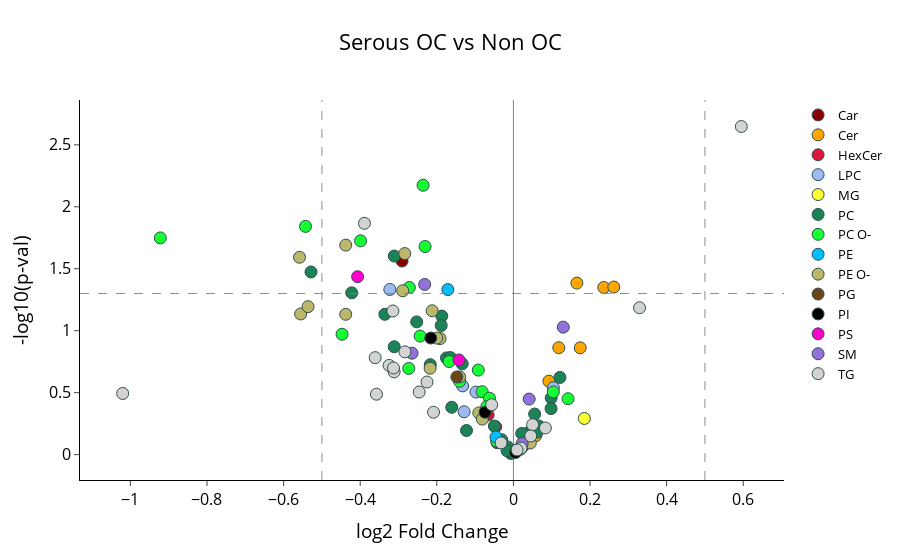

Notebook source saved alongside this figure:
### Code cell
fig = go.Figure()

trace1 = go.Scatter(
 x=car['Log2_FC'],
 y=car['negative_log_pval'],
 mode='markers',
 name='Car',
 hovertext=list(vol_serous.index),
 marker_color ='darkred', 
 marker_line = dict(width =1, color ='DarkSlateGrey')
)

trace2 = go.Scatter(
 x=cer['Log2_FC'],
 y=cer['negative_log_pval'],
 mode='markers',
 name='Cer',
 hovertext=list(vol_serous.index),
 marker_color ='orange', 
    marker_line = dict(width =1, color ='DarkSlateGrey')
)

trace3 = go.Scatter(
 x=HexCer['Log2_FC'],
 y=HexCer['negative_log_pval'],
 mode='markers',
 name='HexCer',
 hovertext=list(vol_serous.index),
 marker_color = 'crimson',
    marker_line = dict(width =1, color ='DarkSlateGrey')
)

trace4 = go.Scatter(
 x=LPC['Log2_FC'],
 y=LPC['negative_log_pval'],
 mode='markers',
 name='LPC',
 hovertext=list(vol_serous.index),
 marker_color = 'rgb(158,185,243)',
    marker_line = dict(width =1, color ='DarkSlateGrey')
)

trace5 = go.Scatter(
 x=MG['Log2_FC'],
 y=MG['negative_log_pval'],
 mode='markers',
 name='MG',
 hovertext=list(vol_serous.index),
 marker_color = 'rgb(255,255,51)',
    marker_line = dict(width =1, color ='DarkSlateGrey')
)

trace6 = go.Scatter(
 x=PC['Log2_FC'],
 y=PC['negative_log_pval'],
 mode='markers',
 name='PC',
 hovertext=list(vol_serous.index),
 marker_color =  '#1C8356',
    marker_line = dict(width =1, color ='DarkSlateGrey')
)

trace7 = go.Scatter(
 x=PC_O['Log2_FC'],
 y=PC_O['negative_log_pval'],
 mode='markers',
 name='PC O-',
 hovertext=list(vol_serous.index),
 marker_color = '#16FF32',
    marker_line = dict(width =1, color ='DarkSlateGrey')
)

#trace8 = go.Scatter(
# x=PC_P['Log2_FC'],
 #y=PC_P['negative_log_pval'],
# mode='markers',
 #name='PC P-',
 #hovertext=list(vol_serous.index),
 #marker_color = '#511CFB',
    #marker_line = dict(width =1, color ='DarkSlateGrey')
#)

trace9 = go.Scatter(
 x=PE['Log2_FC'],
 y=PE['negative_log_pval'],
 mode='markers',
 name='PE',
 hovertext=list(vol_serous.index),
 marker_color = 'deepskyblue',
    marker_line = dict(width =1, color ='DarkSlateGrey')
)

trace10 = go.Scatter(
 x=PE_O['Log2_FC'],
 y=PE_O['negative_log_pval'],
 mode='markers',
 name='PE O-',
 hovertext=list(vol_serous.index),
 marker_color = 'darkkhaki',
    marker_line = dict(width =1, color ='DarkSlateGrey')
)


trace11 = go.Scatter(
 x=PG['Log2_FC'],
 y=PG['negative_log_pval'],
 mode='markers',
 name='PG',
 hovertext=list(vol_serous.index),
     marker_color = '#6C4516',
    marker_line = dict(width =1, color ='DarkSlateGrey')
)

trace12 = go.Scatter(
 x=PI['Log2_FC'],
 y=PI['negative_log_pval'],
 mode='markers',
 name='PI',
 hovertext=list(vol_serous.index),
    marker_color = 'black',
    marker_line = dict(width =1, color ='DarkSlateGrey')
)

trace13 = go.Scatter(
 x=PS['Log2_FC'],
 y=PS['negative_log_pval'],
 mode='markers',
 name='PS',
 hovertext=list(vol_serous.index),
    marker_color = '#FE00CE',
    marker_line = dict(width =1, color ='DarkSlateGrey')
)

trace14 = go.Scatter(
 x=SM['Log2_FC'],
 y=SM['negative_log_pval'],
 mode='markers',
 name='SM',
 hovertext=list(vol_serous.index), 
    marker_color = 'mediumpurple',
    marker_line = dict(width =1, color ='DarkSlateGrey')
)

trace15 = go.Scatter(
 x=TG['Log2_FC'],
 y=TG['negative_log_pval'],
 mode='markers',
 name='TG',
 hovertext=list(vol_serous.index),
    marker_color = 'lightgrey',
    marker_line = dict(width =1, color ='DarkSlateGrey')
)

fig.add_trace(trace1)
fig.add_trace(trace2)
fig.add_trace(trace3)
fig.add_trace(trace4)
fig.add_trace(trace5)
fig.add_trace(trace6)
fig.add_trace(trace7)
#fig.add_trace(trace8)
fig.add_trace(trace9)
fig.add_trace(trace10)
fig.add_trace(trace11)
fig.add_trace(trace12)
fig.add_trace(trace13)
fig.add_trace(trace14)
fig.add_trace(trace15)


fig.update_layout(title='Serous OC vs Non OC', title_x = 0.5,paper_bgcolor = 'rgba(0,0,0,0)', plot_bgcolor = 'rgba(0, 0, 0, 0)', autosize = False)
fig.update_yaxes(title ='-log10(p-val)', ticks ='outside', linewidth = 1, linecolor ='black')
fig.update_xaxes(title =' log2 Fold Change', ticks ='outside', linewidth = 1, linecolor ='black' )
fig.update_xaxes(zeroline=True, zerolinewidth=1, zerolinecolor='grey')
fig.add_hline(y=1.3, line_width = 0.9, line_color = 'grey', line_dash = 'dash')
fig.add_vline(x=0.5, line_width = 0.9, line_color = 'grey', line_dash = 'dash')
fig.add_vline(x=-0.5, line_width = 0.9, line_color = 'grey', line_dash = 'dash')
fig.update_traces(marker_size=12)
fig.update_layout(legend_font_size= 13)
fig.update_layout(font_size=16, font_color ='black')

   
#save_location = 'C:/Users/ssah9/Downloads/updated files/figures/volcano_early.svg'
#save_location = 'C:/Users/samyu/9_20_22 data/updated files 9_27_22/figures/volcano_early.svg'
#save_location = 'C:/Users/samyu/9_20_22 data/updated files 9_27_22/autoscaled training and test set/wo braca/autoscaled/Figures/volcano_early.svg'

save_location = ('C:/Users/samyu/9_20_22 data/updated files 9_27_22/autoscaled training and test set/wo braca/autoscaled/RF features lipid class/vol plot data/figure volcano/vol_serous_updated.svg')
fig.write_image(save_location)
fig.show();

### Figure 1 — Plotly figure (JSON) as saved in the notebook; plotly's stock layout.template omitted (floating-point values rounded to 4 significant figures)
{"data": [{"hovertext": ["0", "1", "2", "3", "4", "5", "6", "7", "8", "9", "10", "11", "12", "13", "14", "15", "16", "17", "18", "19", "20", "21", "22", "23", "24", "25", "26", "27", "28", "29", "30", "31", "32", "33", "34", "35", "36", "37", "38", "39", "40", "41", "42", "43", "44", "45", "46", "47", "48", "49", "50", "51", "52", "53", "54", "55", "56", "57", "58", "59", "60", "61", "62", "63", "64", "65", "66", "67", "68", "69", "70", "71", "72", "73", "74", "75", "76", "77", "78", "79", "80", "81", "82", "83", "84", "85", "86", "87", "88", "89", "90", "91", "92", "93", "94", "95", "96", "97", "98", "99", "100", "101", "102", "103", "104", "105", "106", "107", "108", "109", "110", "111", "112", "113", "114", "115", "116", "117", "118", "119"], "marker": {"color": "darkred", "line": {"color": "DarkSlateGrey", "width": 1}, "size": 12}, "mode": "markers", "name": "Car", "type": "scatter", "x": [-0.2907], "y": [1.562]}, {"hovertext": ["0", "1", "2", "3", "4", "5", "6", "7", "8", "9", "10", "11", "12", "13", "14", "15", "16", "17", "18", "19", "20", "21", "22", "23", "24", "25", "26", "27", "28", "29", "30", "31", "32", "33", "34", "35", "36", "37", "38", "39", "40", "41", "42", "43", "44", "45", "46", "47", "48", "49", "50", "51", "52", "53", "54", "55", "56", "57", "58", "59", "60", "61", "62", "63", "64", "65", "66", "67", "68", "69", "70", "71", "72", "73", "74", "75", "76", "77", "78", "79", "80", "81", "82", "83", "84", "85", "86", "87", "88", "89", "90", "91", "92", "93", "94", "95", "96", "97", "98", "99", "100", "101", "102", "103", "104", "105", "106", "107", "108", "109", "110", "111", "112", "113", "114", "115", "116", "117", "118", "119"], "marker": {"color": "orange", "line": {"color": "DarkSlateGrey", "width": 1}, "size": 12}, "mode": "markers", "name": "Cer", "type": "scatter", "x": [0.03272, 0.02718, 0.05827, 0.09254, 0.1185, 0.1657, 0.2359, 0.1744, 0.262], "y": [0.1661, 0.08792, 0.1529, 0.5929, 0.8629, 1.384, 1.349, 0.8619, 1.352]}, {"hovertext": ["0", "1", "2", "3", "4", "5", "6", "7", "8", "9", "10", "11", "12", "13", "14", "15", "16", "17", "18", "19", "20", "21", "22", "23", "24", "25", "26", "27", "28", "29", "30", "31", "32", "33", "34", "35", "36", "37", "38", "39", "40", "41", "42", "43", "44", "45", "46", "47", "48", "49", "50", "51", "52", "53", "54", "55", "56", "57", "58", "59", "60", "61", "62", "63", "64", "65", "66", "67", "68", "69", "70", "71", "72", "73", "74", "75", "76", "77", "78", "79", "80", "81", "82", "83", "84", "85", "86", "87", "88", "89", "90", "91", "92", "93", "94", "95", "96", "97", "98", "99", "100", "101", "102", "103", "104", "105", "106", "107", "108", "109", "110", "111", "112", "113", "114", "115", "116", "117", "118", "119"], "marker": {"color": "crimson", "line": {"color": "DarkSlateGrey", "width": 1}, "size": 12}, "mode": "markers", "name": "HexCer", "type": "scatter", "x": [-0.04617, -0.066], "y": [0.2239, 0.3206]}, {"hovertext": ["0", "1", "2", "3", "4", "5", "6", "7", "8", "9", "10", "11", "12", "13", "14", "15", "16", "17", "18", "19", "20", "21", "22", "23", "24", "25", "26", "27", "28", "29", "30", "31", "32", "33", "34", "35", "36", "37", "38", "39", "40", "41", "42", "43", "44", "45", "46", "47", "48", "49", "50", "51", "52", "53", "54", "55", "56", "57", "58", "59", "60", "61", "62", "63", "64", "65", "66", "67", "68", "69", "70", "71", "72", "73", "74", "75", "76", "77", "78", "79", "80", "81", "82", "83", "84", "85", "86", "87", "88", "89", "90", "91", "92", "93", "94", "95", "96", "97", "98", "99", "100", "101", "102", "103", "104", "105", "106", "107", "108", "109", "110", "111", "112", "113", "114", "115", "116", "117", "118", "119"], "marker": {"color": "rgb(158,185,243)", "line": {"color": "DarkSlateGrey", "width": 1}, "size": 12}, "mode": "markers", "name": "LPC", "type": "scatter", "x": [-0.3226, -0.1287, 0.1043, -0.09784, -0.1326, -0.006181], "y": [1.333, 0.3457, 0.5396, 0.505, 0.5547, 0.03582]}, {"hovertext": ["0", "1", "2", "3", "4", "5", "6", "7", "8", "9", "10", "11", "12", "13", "14", "15", "16", "17", "18", "19", "20", "21", "22", "23", "24", "25", "26", "27", "28", "29", "30", "31", "32", "33", "34", "35", "36", "37", "38", "39", "40", "41", "42", "43", "44", "45", "46", "47", "48", "49", "50", "51", "52", "53", "54", "55", "56", "57", "58", "59", "60", "61", "62", "63", "64", "65", "66", "67", "68", "69", "70", "71", "72", "73", "74", "75", "76", "77", "78", "79", "80", "81", "82", "83", "84", "85", "86", "87", "88", "89", "90", "91", "92", "93", "94", "95", "96", "97", "98", "99", "100", "101", "102", "103", "104", "105", "106", "107", "108", "109", "110", "111", "112", "113", "114", "115", "116", "117", "118", "119"], "marker": {"color": "rgb(255,255,51)", "line": {"color": "DarkSlateGrey", "width": 1}, "size": 12}, "mode": "markers", "name": "MG", "type": "scatter", "x": [0.1852], "y": [0.2919]}, {"hovertext": ["0", "1", "2", "3", "4", "5", "6", "7", "8", "9", "10", "11", "12", "13", "14", "15", "16", "17", "18", "19", "20", "21", "22", "23", "24", "25", "26", "27", "28", "29", "30", "31", "32", "33", "34", "35", "36", "37", "38", "39", "40", "41", "42", "43", "44", "45", "46", "47", "48", "49", "50", "51", "52", "53", "54", "55", "56", "57", "58", "59", "60", "61", "62", "63", "64", "65", "66", "67", "68", "69", "70", "71", "72", "73", "74", "75", "76", "77", "78", "79", "80", "81", "82", "83", "84", "85", "86", "87", "88", "89", "90", "91", "92", "93", "94", "95", "96", "97", "98", "99", "100", "101", "102", "103", "104", "105", "106", "107", "108", "109", "110", "111", "112", "113", "114", "115", "116", "117", "118", "119"], "marker": {"color": "#1C8356", "line": {"color": "DarkSlateGrey", "width": 1}, "size": 12}, "mode": "markers", "name": "PC", "type": "scatter", "x": [-0.3357, -0.3111, -0.1337, -0.04965, -0.01481, -0.3112, 0.03624, -0.4221, -0.03051, -0.5284, 0.09866, -0.006346, -0.187, 0.1215, 0.04038, -0.1747, 0.06591, 0.09823, -0.009527, -0.1225, 0.06175, 0.05546, -0.161, -0.04224, -0.03924, 0.02357, -0.01674, -0.2526, -0.217, -0.1886, -0.1648, 0.0216], "y": [1.132, 1.602, 0.7326, 0.2304, 0.06202, 0.8703, 0.1722, 1.306, 0.1203, 1.474, 0.457, 0.009029, 1.118, 0.6227, 0.1393, 0.7804, 0.2318, 0.3716, 0.02227, 0.1948, 0.1802, 0.3273, 0.3819, 0.09573, 0.1009, 0.06087, 0.03169, 1.071, 0.726, 1.042, 0.7836, 0.1709]}, {"hovertext": ["0", "1", "2", "3", "4", "5", "6", "7", "8", "9", "10", "11", "12", "13", "14", "15", "16", "17", "18", "19", "20", "21", "22", "23", "24", "25", "26", "27", "28", "29", "30", "31", "32", "33", "34", "35", "36", "37", "38", "39", "40", "41", "42", "43", "44", "45", "46", "47", "48", "49", "50", "51", "52", "53", "54", "55", "56", "57", "58", "59", "60", "61", "62", "63", "64", "65", "66", "67", "68", "69", "70", "71", "72", "73", "74", "75", "76", "77", "78", "79", "80", "81", "82", "83", "84", "85", "86", "87", "88", "89", "90", "91", "92", "93", "94", "95", "96", "97", "98", "99", "100", "101", "102", "103", "104", "105", "106", "107", "108", "109", "110", "111", "112", "113", "114", "115", "116", "117", "118", "119"], "marker": {"color": "#16FF32", "line": {"color": "DarkSlateGrey", "width": 1}, "size": 12}, "mode": "markers", "name": "PC O-", "type": "scatter", "x": [-0.2306, -0.4473, -0.2358, -0.922, -0.08168, -0.5428, -0.1677, -0.3991, 0.1426, 0.008734, -0.2435, -0.2733, 0.1042, -0.1407, -0.06249, -0.06939, -0.09173, -0.0437, -0.2717], "y": [1.679, 0.9712, 2.174, 1.749, 0.508, 1.842, 0.7505, 1.725, 0.451, 0.03753, 0.9565, 0.6956, 0.5059, 0.5914, 0.4553, 0.3871, 0.6823, 0.1096, 1.349]}, {"hovertext": ["0", "1", "2", "3", "4", "5", "6", "7", "8", "9", "10", "11", "12", "13", "14", "15", "16", "17", "18", "19", "20", "21", "22", "23", "24", "25", "26", "27", "28", "29", "30", "31", "32", "33", "34", "35", "36", "37", "38", "39", "40", "41", "42", "43", "44", "45", "46", "47", "48", "49", "50", "51", "52", "53", "54", "55", "56", "57", "58", "59", "60", "61", "62", "63", "64", "65", "66", "67", "68", "69", "70", "71", "72", "73", "74", "75", "76", "77", "78", "79", "80", "81", "82", "83", "84", "85", "86", "87", "88", "89", "90", "91", "92", "93", "94", "95", "96", "97", "98", "99", "100", "101", "102", "103", "104", "105", "106", "107", "108", "109", "110", "111", "112", "113", "114", "115", "116", "117", "118", "119"], "marker": {"color": "deepskyblue", "line": {"color": "DarkSlateGrey", "width": 1}, "size": 12}, "mode": "markers", "name": "PE", "type": "scatter", "x": [-0.04555, 0.01776, -0.1712], "y": [0.1428, 0.04296, 1.332]}, {"hovertext": ["0", "1", "2", "3", "4", "5", "6", "7", "8", "9", "10", "11", "12", "13", "14", "15", "16", "17", "18", "19", "20", "21", "22", "23", "24", "25", "26", "27", "28", "29", "30", "31", "32", "33", "34", "35", "36", "37", "38", "39", "40", "41", "42", "43", "44", "45", "46", "47", "48", "49", "50", "51", "52", "53", "54", "55", "56", "57", "58", "59", "60", "61", "62", "63", "64", "65", "66", "67", "68", "69", "70", "71", "72", "73", "74", "75", "76", "77", "78", "79", "80", "81", "82", "83", "84", "85", "86", "87", "88", "89", "90", "91", "92", "93", "94", "95", "96", "97", "98", "99", "100", "101", "102", "103", "104", "105", "106", "107", "108", "109", "110", "111", "112", "113", "114", "115", "116", "117", "118", "119"], "marker": {"color": "darkkhaki", "line": {"color": "DarkSlateGrey", "width": 1}, "size": 12}, "mode": "markers", "name": "PE O-", "type": "scatter", "x": [-0.09035, -0.4378, -0.2836, -0.2175, -0.1913, -0.5555, -0.5584, -0.4378, -0.08123, -0.1402, -0.2891, -0.2001, -0.2122, -0.5362, 0.04411], "y": [0.3365, 1.132, 1.622, 0.6971, 0.9364, 1.135, 1.593, 1.691, 0.2864, 0.627, 1.322, 0.9403, 1.161, 1.194, 0.09336]}, {"hovertext": ["0", "1", "2", "3", "4", "5", "6", "7", "8", "9", "10", "11", "12", "13", "14", "15", "16", "17", "18", "19", "20", "21", "22", "23", "24", "25", "26", "27", "28", "29", "30", "31", "32", "33", "34", "35", "36", "37", "38", "39", "40", "41", "42", "43", "44", "45", "46", "47", "48", "49", "50", "51", "52", "53", "54", "55", "56", "57", "58", "59", "60", "61", "62", "63", "64", "65", "66", "67", "68", "69", "70", "71", "72", "73", "74", "75", "76", "77", "78", "79", "80", "81", "82", "83", "84", "85", "86", "87", "88", "89", "90", "91", "92", "93", "94", "95", "96", "97", "98", "99", "100", "101", "102", "103", "104", "105", "106", "107", "108", "109", "110", "111", "112", "113", "114", "115", "116", "117", "118", "119"], "marker": {"color": "#6C4516", "line": {"color": "DarkSlateGrey", "width": 1}, "size": 12}, "mode": "markers", "name": "PG", "type": "scatter", "x": [-0.1477], "y": [0.6269]}, {"hovertext": ["0", "1", "2", "3", "4", "5", "6", "7", "8", "9", "10", "11", "12", "13", "14", "15", "16", "17", "18", "19", "20", "21", "22", "23", "24", "25", "26", "27", "28", "29", "30", "31", "32", "33", "34", "35", "36", "37", "38", "39", "40", "41", "42", "43", "44", "45", "46", "47", "48", "49", "50", "51", "52", "53", "54", "55", "56", "57", "58", "59", "60", "61", "62", "63", "64", "65", "66", "67", "68", "69", "70", "71", "72", "73", "74", "75", "76", "77", "78", "79", "80", "81", "82", "83", "84", "85", "86", "87", "88", "89", "90", "91", "92", "93", "94", "95", "96", "97", "98", "99", "100", "101", "102", "103", "104", "105", "106", "107", "108", "109", "110", "111", "112", "113", "114", "115", "116", "117", "118", "119"], "marker": {"color": "black", "line": {"color": "DarkSlateGrey", "width": 1}, "size": 12}, "mode": "markers", "name": "PI", "type": "scatter", "x": [-0.07406, 0.005653, -0.2158], "y": [0.3423, 0.01701, 0.9408]}, {"hovertext": ["0", "1", "2", "3", "4", "5", "6", "7", "8", "9", "10", "11", "12", "13", "14", "15", "16", "17", "18", "19", "20", "21", "22", "23", "24", "25", "26", "27", "28", "29", "30", "31", "32", "33", "34", "35", "36", "37", "38", "39", "40", "41", "42", "43", "44", "45", "46", "47", "48", "49", "50", "51", "52", "53", "54", "55", "56", "57", "58", "59", "60", "61", "62", "63", "64", "65", "66", "67", "68", "69", "70", "71", "72", "73", "74", "75", "76", "77", "78", "79", "80", "81", "82", "83", "84", "85", "86", "87", "88", "89", "90", "91", "92", "93", "94", "95", "96", "97", "98", "99", "100", "101", "102", "103", "104", "105", "106", "107", "108", "109", "110", "111", "112", "113", "114", "115", "116", "117", "118", "119"], "marker": {"color": "#FE00CE", "line": {"color": "DarkSlateGrey", "width": 1}, "size": 12}, "mode": "markers", "name": "PS", "type": "scatter", "x": [-0.1421, -0.4067], "y": [0.7642, 1.436]}, {"hovertext": ["0", "1", "2", "3", "4", "5", "6", "7", "8", "9", "10", "11", "12", "13", "14", "15", "16", "17", "18", "19", "20", "21", "22", "23", "24", "25", "26", "27", "28", "29", "30", "31", "32", "33", "34", "35", "36", "37", "38", "39", "40", "41", "42", "43", "44", "45", "46", "47", "48", "49", "50", "51", "52", "53", "54", "55", "56", "57", "58", "59", "60", "61", "62", "63", "64", "65", "66", "67", "68", "69", "70", "71", "72", "73", "74", "75", "76", "77", "78", "79", "80", "81", "82", "83", "84", "85", "86", "87", "88", "89", "90", "91", "92", "93", "94", "95", "96", "97", "98", "99", "100", "101", "102", "103", "104", "105", "106", "107", "108", "109", "110", "111", "112", "113", "114", "115", "116", "117", "118", "119"], "marker": {"color": "mediumpurple", "line": {"color": "DarkSlateGrey", "width": 1}, "size": 12}, "mode": "markers", "name": "SM", "type": "scatter", "x": [-0.2317, -0.2647, 0.04114, 0.02275, 0.1301], "y": [1.373, 0.8184, 0.4481, 0.08959, 1.029]}, {"hovertext": ["0", "1", "2", "3", "4", "5", "6", "7", "8", "9", "10", "11", "12", "13", "14", "15", "16", "17", "18", "19", "20", "21", "22", "23", "24", "25", "26", "27", "28", "29", "30", "31", "32", "33", "34", "35", "36", "37", "38", "39", "40", "41", "42", "43", "44", "45", "46", "47", "48", "49", "50", "51", "52", "53", "54", "55", "56", "57", "58", "59", "60", "61", "62", "63", "64", "65", "66", "67", "68", "69", "70", "71", "72", "73", "74", "75", "76", "77", "78", "79", "80", "81", "82", "83", "84", "85", "86", "87", "88", "89", "90", "91", "92", "93", "94", "95", "96", "97", "98", "99", "100", "101", "102", "103", "104", "105", "106", "107", "108", "109", "110", "111", "112", "113", "114", "115", "116", "117", "118", "119"], "marker": {"color": "lightgrey", "line": {"color": "DarkSlateGrey", "width": 1}, "size": 12}, "mode": "markers", "name": "TG", "type": "scatter", "x": [-1.02, -0.2085, -0.2255, -0.3115, -0.3245, -0.3131, -0.3576, -0.2833, -0.3147, -0.3609, -0.3889, -0.03219, 0.08348, 0.01992, 0.595, 0.3293, -0.0567, 0.05001, 0.04515, -0.2461, 0.009498], "y": [0.4934, 0.3422, 0.586, 0.6678, 0.7197, 0.6992, 0.4877, 0.8295, 1.159, 0.7826, 1.867, 0.09456, 0.2153, 0.05242, 2.648, 1.185, 0.4026, 0.2412, 0.1505, 0.505, 0.03763]}], "layout": {"autosize": false, "font": {"color": "black", "size": 16}, "legend": {"font": {"size": 13}}, "paper_bgcolor": "rgba(0,0,0,0)", "plot_bgcolor": "rgba(0, 0, 0, 0)", "shapes": [{"line": {"color": "grey", "dash": "dash", "width": 0.9}, "type": "line", "x0": 0, "x1": 1, "xref": "x domain", "y0": 1.3, "y1": 1.3, "yref": "y"}, {"line": {"color": "grey", "dash": "dash", "width": 0.9}, "type": "line", "x0": 0.5, "x1": 0.5, "xref": "x", "y0": 0, "y1": 1, "yref": "y domain"}, {"line": {"color": "grey", "dash": "dash", "width": 0.9}, "type": "line", "x0": -0.5, "x1": -0.5, "xref": "x", "y0": 0, "y1": 1, "yref": "y domain"}], "title": {"text": "Serous OC vs Non OC", "x": 0.5}, "xaxis": {"linecolor": "black", "linewidth": 1, "ticks": "outside", "title": {"text": " log2 Fold Change"}, "zeroline": true, "zerolinecolor": "grey", "zerolinewidth": 1}, "yaxis": {"linecolor": "black", "linewidth": 1, "ticks": "outside", "title": {"text": "-log10(p-val)"}}}}
